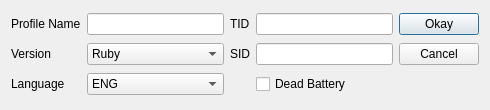
<?xml version="1.0" encoding="UTF-8"?>
<ui version="4.0">
 <class>PokeFinderForms::ProfileEditor3</class>
 <widget class="QDialog" name="ProfileEditor3">
  <property name="geometry">
   <rect>
    <x>0</x>
    <y>0</y>
    <width>490</width>
    <height>110</height>
   </rect>
  </property>
  <property name="minimumSize">
   <size>
    <width>490</width>
    <height>110</height>
   </size>
  </property>
  <property name="windowTitle">
   <string>Profile Editor Gen 3</string>
  </property>
  <layout class="QGridLayout" name="gridLayout">
   <item row="0" column="0">
    <widget class="QLabel" name="labelProfile">
     <property name="text">
      <string>Profile Name</string>
     </property>
    </widget>
   </item>
   <item row="0" column="1">
    <widget class="QLineEdit" name="lineEditProfile"/>
   </item>
   <item row="0" column="2">
    <widget class="QLabel" name="labelTID">
     <property name="text">
      <string>TID</string>
     </property>
    </widget>
   </item>
   <item row="0" column="3">
    <widget class="PokeFinderForms::TextBox" name="textBoxTID"/>
   </item>
   <item row="0" column="4">
    <widget class="QPushButton" name="pushButtonOkay">
     <property name="text">
      <string>Okay</string>
     </property>
    </widget>
   </item>
   <item row="1" column="0">
    <widget class="QLabel" name="labelVersion">
     <property name="text">
      <string>Version</string>
     </property>
    </widget>
   </item>
   <item row="1" column="1">
    <widget class="QComboBox" name="comboBoxVersion">
     <item>
      <property name="text">
       <string>Ruby</string>
      </property>
     </item>
     <item>
      <property name="text">
       <string>Sapphire</string>
      </property>
     </item>
     <item>
      <property name="text">
       <string>Fire Red</string>
      </property>
     </item>
     <item>
      <property name="text">
       <string>Leaf Green</string>
      </property>
     </item>
     <item>
      <property name="text">
       <string>Emerald</string>
      </property>
     </item>
     <item>
      <property name="text">
       <string>XD</string>
      </property>
     </item>
     <item>
      <property name="text">
       <string>Colosseum</string>
      </property>
     </item>
    </widget>
   </item>
   <item row="1" column="2">
    <widget class="QLabel" name="labelSID">
     <property name="text">
      <string>SID</string>
     </property>
    </widget>
   </item>
   <item row="1" column="3">
    <widget class="PokeFinderForms::TextBox" name="textBoxSID"/>
   </item>
   <item row="1" column="4">
    <widget class="QPushButton" name="pushButtonCancel">
     <property name="text">
      <string>Cancel</string>
     </property>
    </widget>
   </item>
   <item row="2" column="0">
    <widget class="QLabel" name="labelLanguage">
     <property name="text">
      <string>Language</string>
     </property>
    </widget>
   </item>
   <item row="2" column="1">
    <widget class="QComboBox" name="comboBoxLanguage">
     <item>
      <property name="text">
       <string>ENG</string>
      </property>
     </item>
     <item>
      <property name="text">
       <string>SPA</string>
      </property>
     </item>
     <item>
      <property name="text">
       <string>FRE</string>
      </property>
     </item>
     <item>
      <property name="text">
       <string>ITA</string>
      </property>
     </item>
     <item>
      <property name="text">
       <string>DEU</string>
      </property>
     </item>
     <item>
      <property name="text">
       <string>JPN</string>
      </property>
     </item>
    </widget>
   </item>
   <item row="2" column="3">
    <widget class="QCheckBox" name="checkBoxDeadBattery">
     <property name="text">
      <string>Dead Battery</string>
     </property>
    </widget>
   </item>
  </layout>
 </widget>
 <customwidgets>
  <customwidget>
   <class>PokeFinderForms::TextBox</class>
   <extends>QLineEdit</extends>
   <header>Forms/Controls/TextBox.hpp</header>
  </customwidget>
 </customwidgets>
 <tabstops>
  <tabstop>lineEditProfile</tabstop>
  <tabstop>comboBoxVersion</tabstop>
  <tabstop>comboBoxLanguage</tabstop>
  <tabstop>textBoxTID</tabstop>
  <tabstop>textBoxSID</tabstop>
  <tabstop>checkBoxDeadBattery</tabstop>
  <tabstop>pushButtonOkay</tabstop>
  <tabstop>pushButtonCancel</tabstop>
 </tabstops>
 <resources/>
 <connections>
  <connection>
   <sender>pushButtonCancel</sender>
   <signal>clicked()</signal>
   <receiver>ProfileEditor3</receiver>
   <slot>reject()</slot>
   <hints>
    <hint type="sourcelabel">
     <x>452</x>
     <y>57</y>
    </hint>
    <hint type="destinationlabel">
     <x>470</x>
     <y>88</y>
    </hint>
   </hints>
  </connection>
 </connections>
</ui>
